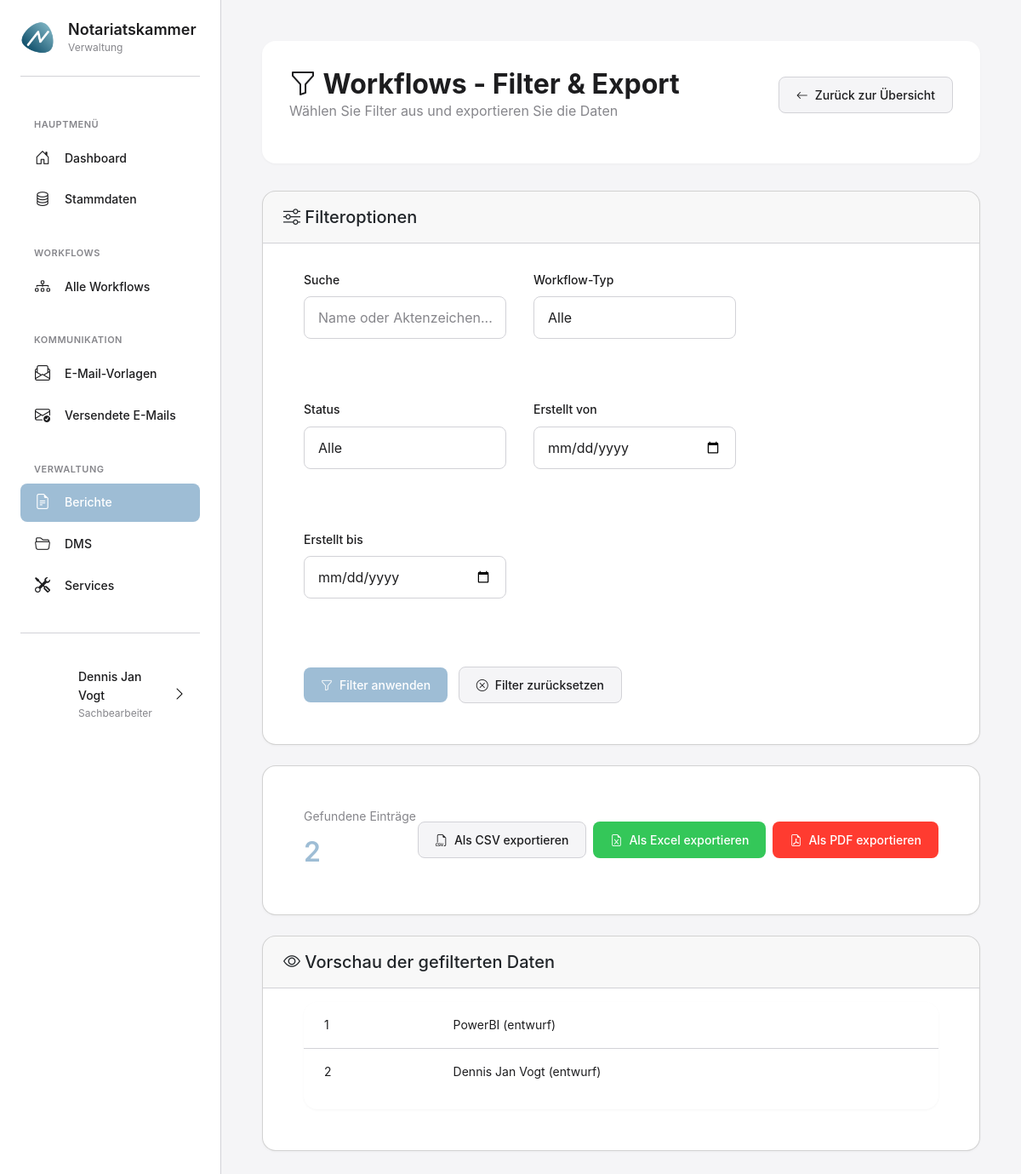
/berichte/filter/workflows/ (signed in), run on an earlier commit of the app's database.
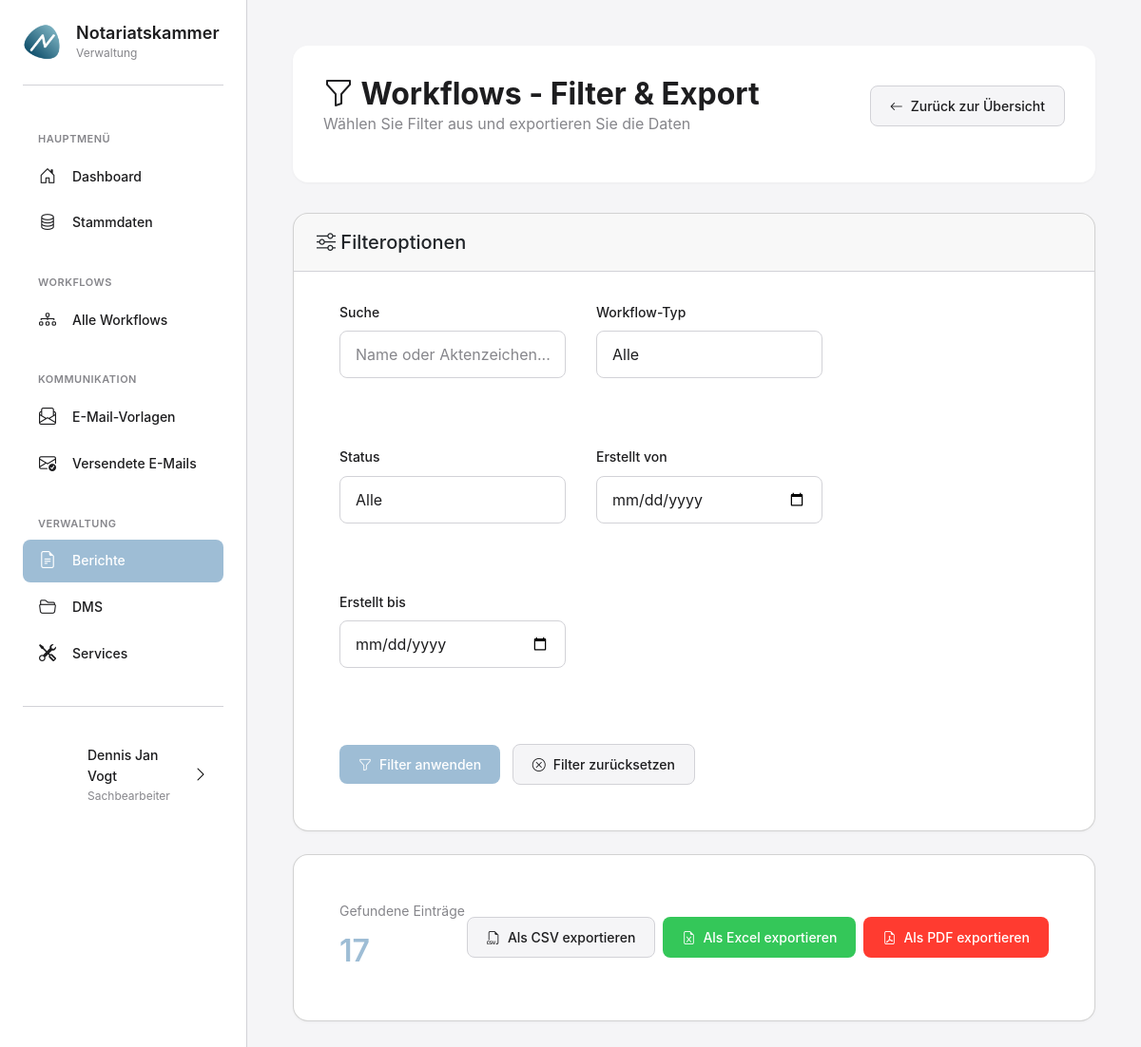
And on a later commit of the database.
### apps/workflows/models.py (models this page shows, shortened)
class WorkflowInstanz(ZeitstempelModel):
    STATUS_CHOICES = [
        ('aktiv', 'Aktiv'),
        ('archiviert', 'Archiviert'),
    ]
    workflow_typ = models.ForeignKey(
        WorkflowTyp,
        on_delete=models.PROTECT,
        related_name='instanzen',
        verbose_name='Workflow-Typ'
    )
    name = models.CharField(
        max_length=200,
        verbose_name='Name',
        help_text='Beschreibender Name für diese Workflow-Instanz'
    )
    status = models.CharField(
        max_length=20,
        choices=STATUS_CHOICES,
        default='aktiv',
        verbose_name='Status'
    )
    erstellt_von = models.ForeignKey(
        settings.AUTH_USER_MODEL,
        on_delete=models.PROTECT,
        related_name='erstellte_workflows',
        verbose_name='Erstellt von'
    )
    archiviert_am = models.DateTimeField(
        null=True,
        blank=True,
        verbose_name='Archiviert am'
    )
    fertigstellungsdatum = models.DateField(
        null=True,
        blank=True,
        verbose_name='Fertigstellungsdatum',
        help_text='Geplantes Datum zur Fertigstellung des Workflows'
    )
    betroffene_notare = models.ManyToManyField(
        'personen.Notar',
        blank=True,
        related_name='workflows_als_betroffener',
        verbose_name='Betroffene Notare',
        help_text='Notare, die von diesem Workflow betroffen sind'
    )
    betroffene_kandidaten = models.ManyToManyField(
        'personen.NotarAnwaerter',
        blank=True,
        related_name='workflows_als_betroffener',
        verbose_name='Betroffene Kandidaten',
        help_text='Notariatskandidaten, die von diesem Workflow betroffen sind'
    )
    notizen = models.TextField(
        blank=True,
        verbose_name='Notizen'
    )
    kennung = models.CharField(
        max_length=50,
        unique=True,
        blank=True,
        verbose_name='Kennung',
        help_text='Eindeutige Kennung (z.B. 2025-BES-001)'
    )
    jahr = models.PositiveIntegerField(
        default=2025,
        verbose_name='Jahr',
        help_text='Jahr für Kennungssystem'
    )
    laufende_nummer = models.PositiveIntegerField(
        default=0,
        verbose_name='Laufende Nummer',
        help_text='Laufende Nummer innerhalb Jahr und Typ'
    )
    referenten = models.ManyToManyField(
        'personen.Notar',
        blank=True,
        related_name='workflows_als_referent',
        verbose_name='Referenten',
        help_text='Notare die als Referenten am Workflow beteiligt sind'
    )
    bewerber = models.ManyToManyField(
        'personen.NotarAnwaerter',
        blank=True,
        related_name='workflows_als_bewerber',
        verbose_name='Bewerber',
        help_text='Kandidat die sich um die Stelle bewerben'
    )
    class Meta:
        verbose_name = 'Workflow-Instanz'
        verbose_name_plural = 'Workflow-Instanzen'
        ordering = ['-erstellt_am']
    def __str__(self):
        return f"{self.name} ({self.get_status_display()})"

### apps/berichte/views.py (the view, shortened to what this page needs)
# urls.py: path('filter/workflows/', views.workflows_filter_view, name='filter_workflows'),
@login_required
def workflows_filter_view(request):
    form = WorkflowsFilterForm(request.GET or None)
    queryset = WorkflowInstanz.objects.select_related(
        'workflow_typ', 'erstellt_von'
    ).prefetch_related(
        'betroffene_notare',
        'betroffene_kandidaten'
    ).order_by('-erstellt_am')
    context = {
        'form': form,
        'queryset': queryset,
        'anzahl': queryset.count(),
        'titel': 'Workflows',
        'export_url_name': 'export_workflows',
    }
    return render(request, 'berichte/filter.html', context)

### apps/workflows/models.py (called while the page is built)
    def __str__(self):
        return self.name

### templates/berichte/filter.html (shortened to what the changed rows need)
{% extends 'base_modern.html' %}
{% load static %}
{% block content %}
<div class="page-header">
    <div class="page-header-top">
        <div>
            <h1 class="page-title">
                <i class="bi bi-funnel"></i> {{ titel }} - Filter & Export
            </h1>
        </div>
    </div>
</div>
<div class="card">
    <div class="card-body">
        <form method="get" class="row g-3">
            {% for field in form %}
            <div class="col-md-4">
                <div class="form-group">
                    <label class="form-label">{{ field.label }}</label>
                    {{ field }}
                </div>
            </div>
            {% endfor %}
        </form>
    </div>
</div>
<div class="card" style="margin-top: var(--spacing-lg);">
    <div class="card-body">
        <div style="display: flex; align-items: center; justify-content: space-between;">
            <div>
                <div style="font-size: 14px; color: var(--text-secondary); margin-bottom: 4px;">
                    Gefundene Einträge
                </div>
                <div style="font-size: 32px; font-weight: 600; color: var(--primary-color);">
                    {{ anzahl }}
                </div>
            </div>
        </div>
    </div>
</div>
{% if anzahl > 0 and anzahl <= 10 %}
<div class="card" style="margin-top: var(--spacing-lg);">
    <div class="card-header" style="padding: 18px 24px; margin: calc(-1 * var(--spacing-xl)) calc(-1 * var(--spacing-xl)) 0 calc(-1 * var(--spacing-xl)); border-radius: var(--radius-lg) var(--radius-lg) 0 0;">
        <h5 class="mb-0">
            <i class="bi bi-eye"></i> Vorschau der gefilterten Daten
        </h5>
    </div>
    <div class="card-body">
        <div class="table-container">
            <table class="table">
                <tbody>
                    {% for item in queryset %}
                    <tr>
                        <td>{{ forloop.counter }}</td>
                        <td>{{ item }}</td>
                    </tr>
                    {% endfor %}
                </tbody>
            </table>
        </div>
    </div>
</div>
{% endif %}
{% endblock %}

What changed in the data, as far as the page shows it:
no longer on this page (row edited): WorkflowInstanz: name+status "PowerBI (entwurf)"
removed WorkflowInstanz: name+status "Dennis Jan Vogt (entwurf)"
Also different on the page:
{{ anzahl }}: "2" → "17"
text no longer shown: "Vorschau der gefilterten Daten"
